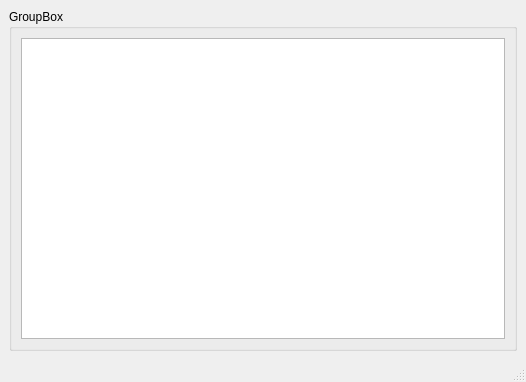
<?xml version="1.0" encoding="UTF-8"?>
<ui version="4.0">
 <class>MainWindow</class>
 <widget class="QMainWindow" name="MainWindow">
  <property name="geometry">
   <rect>
    <x>0</x>
    <y>0</y>
    <width>526</width>
    <height>382</height>
   </rect>
  </property>
  <property name="windowTitle">
   <string>MainWindow</string>
  </property>
  <widget class="QWidget" name="centralwidget">
   <layout class="QVBoxLayout" name="verticalLayout">
    <item>
     <widget class="QGroupBox" name="groupBox">
      <property name="title">
       <string>GroupBox</string>
      </property>
      <layout class="QVBoxLayout" name="verticalLayout_2">
       <item>
        <widget class="QTableView" name="databaseTable"/>
       </item>
      </layout>
     </widget>
    </item>
   </layout>
  </widget>
  <widget class="QMenuBar" name="menubar">
   <property name="geometry">
    <rect>
     <x>0</x>
     <y>0</y>
     <width>526</width>
     <height>22</height>
    </rect>
   </property>
  </widget>
  <widget class="QStatusBar" name="statusbar"/>
 </widget>
 <resources/>
 <connections/>
</ui>
